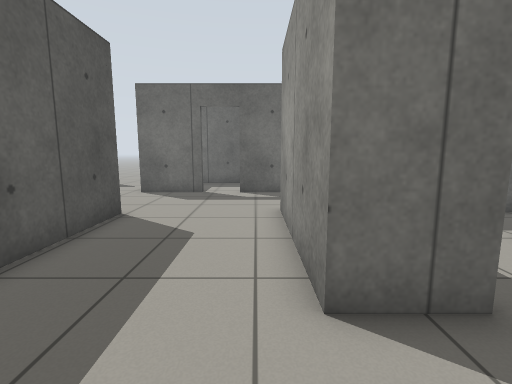
[1] (above)

24 first-person views from a walk through a world built for the Gazebo simulator. The camera is 0.94 m above the floor, tilts 8° down and sees 85° across. The floor is counted in squares, 0.5 m on a side. Each view is taken from the middle of a square. On the plan, view 1 faces up. The plan holds only what a view shows up to about 16 squares ahead; the rest is blank.

[2]
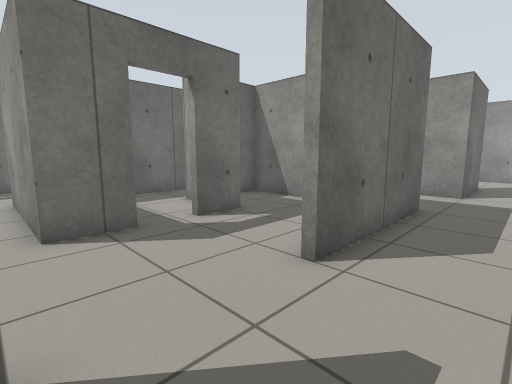

[3]
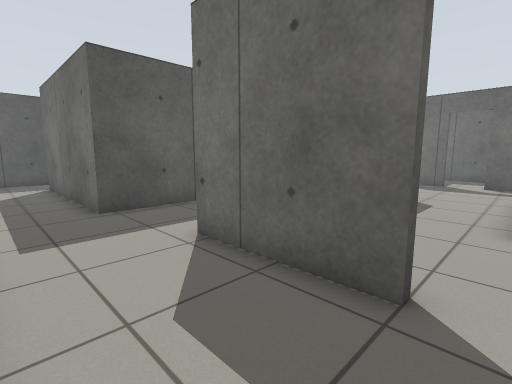

[4]
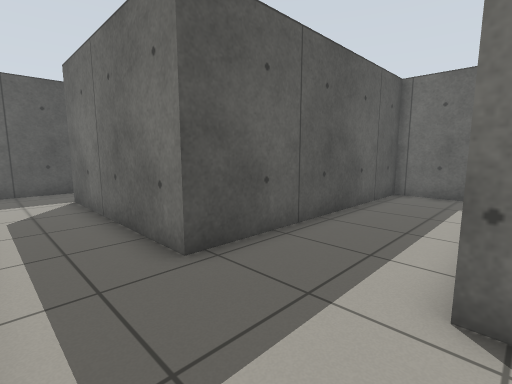

[5]
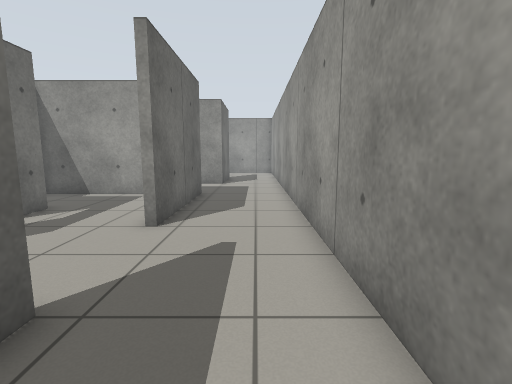

[6]
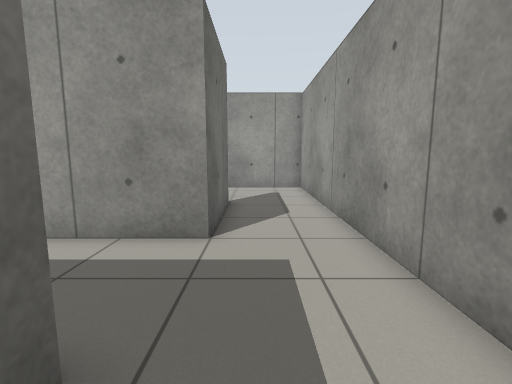

[7]
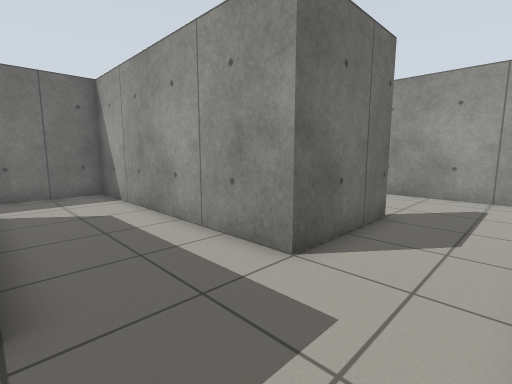

[8]
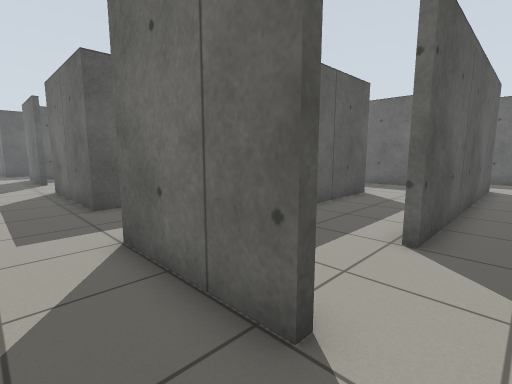

[9]
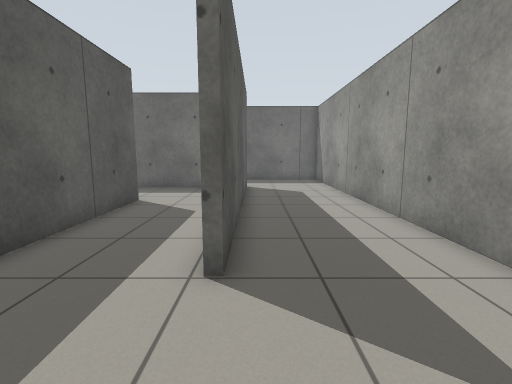

[10]
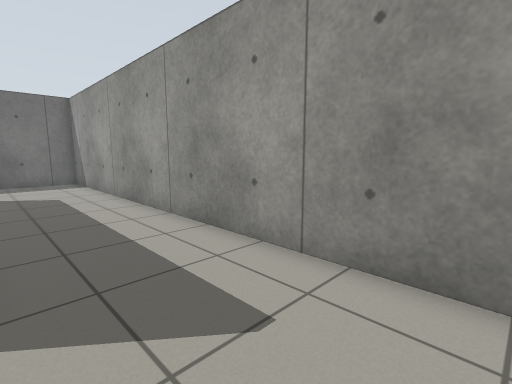

[11]
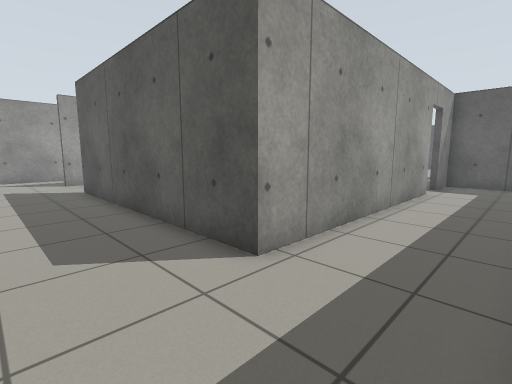

[12]
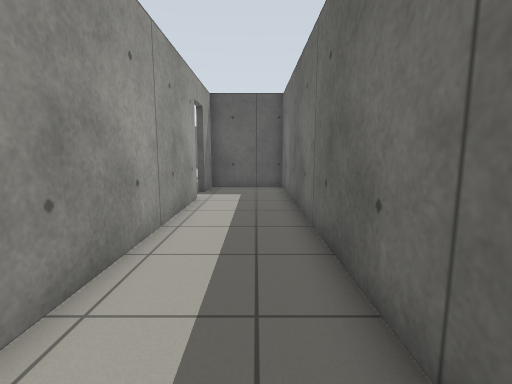

[13]
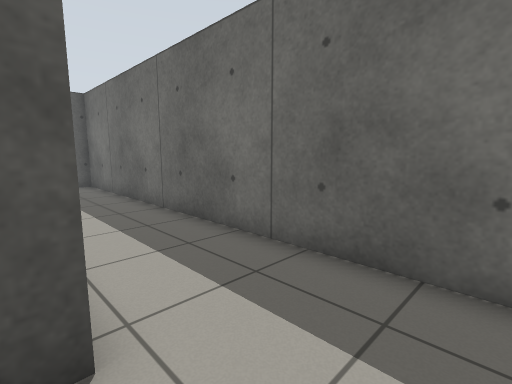

[14]
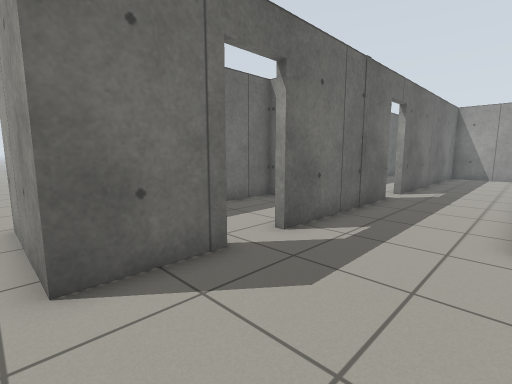

[15]
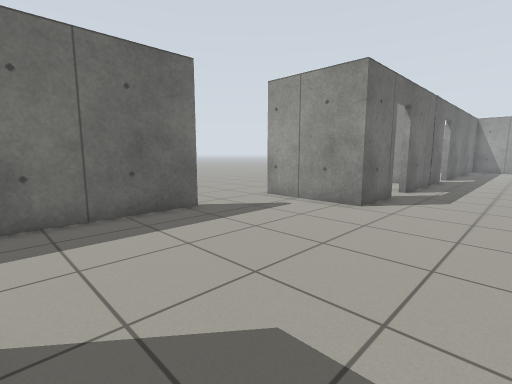

[16]
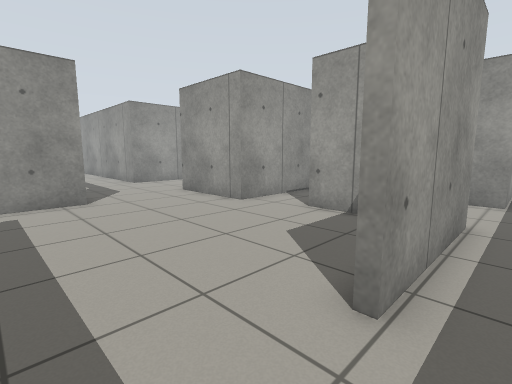

[17]
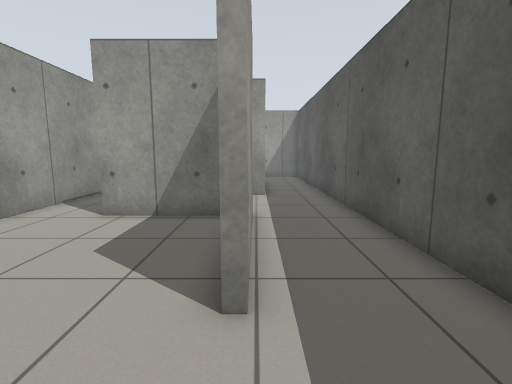

[18]
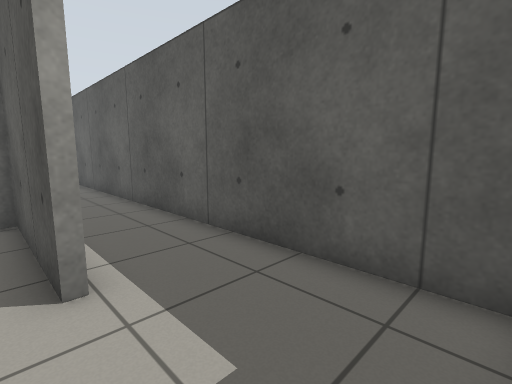

[19]
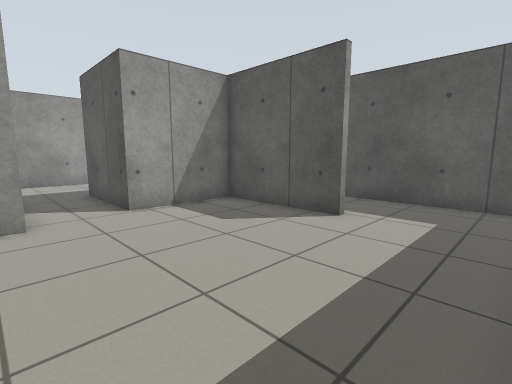

[20]
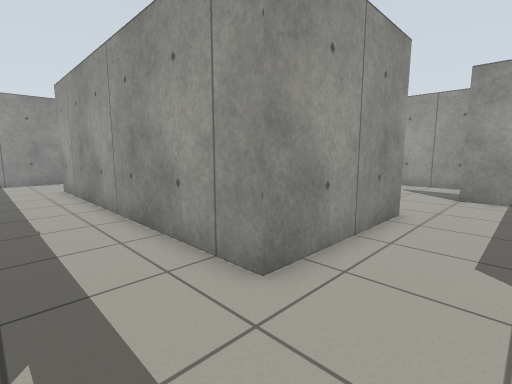

[21]
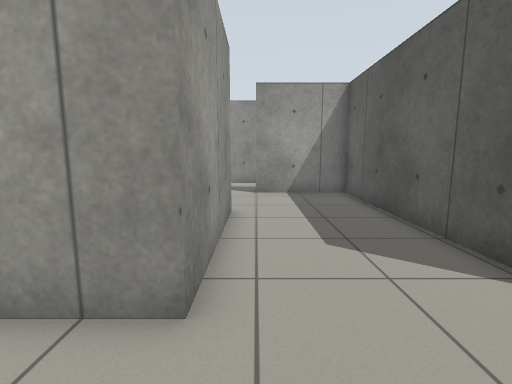

[22]
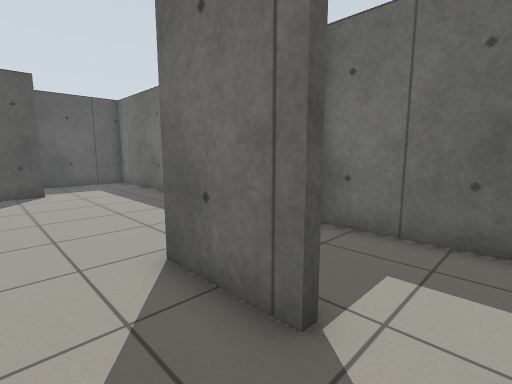

[23]
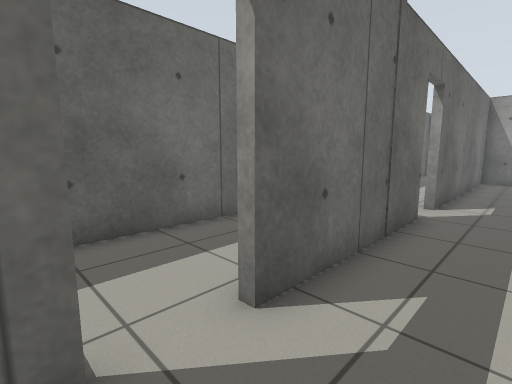

[24]
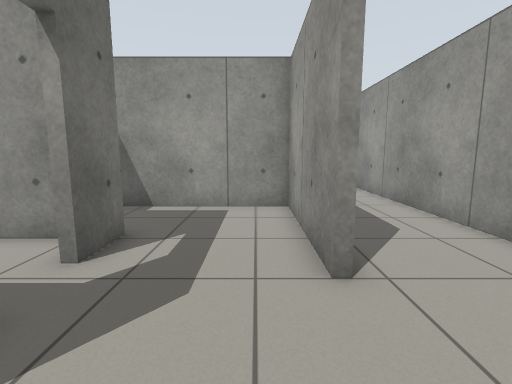

### Floor plan
Points are (right, up) in squares from view 1. A wall is a line through its corners. A room is listed if a view was taken in it or the views show most of it. See-through windows are left out.
Room 1 (views 1, 20, 21, 22, 23, 24)
walls: (5.9, 13.2) (-0.8, 13.2); (2.9, 3) (0.8, 3) (0.8, 9) (14.3, 9) (14.3, 2.9); (-2.5, 13.2) (-5.5, 13.2); (-5.5, 8.5) (-4.2, 8.5) (-4.2, -1.2) (0, -1.2); (18.2, 9) (18.2, 13); (17.9, 13.2) (7.6, 13.2); (18.5, 2.1) (18.1, 2.1); (17.6, -1.6) (18.5, -1.6)
ways out: opening at (2.5, -1) to room 2; opening at (18, 0.5) to room 3; open door at (6.7, 13.3) to room 3; opening at (-4.5, 10.5) to room 4; open door at (-1.7, 13.3) to room 6; opening at (5.5, 1) to room 8; open door at (3.5, 3)
Room 2 (views 2, 3, 4, 5, 6, 7, 8, 9, 10)
walls: (0.1, -1.4) (-4.5, -1.4); (-1.6, -5.5) (23.2, -5.5) (23.2, -1.5); (10, -0.5) (10, -1.4) (4, -1.4); (8.2, 8.7) (5, 8.7); (-5.8, 8.3) (-8.4, 8.3) (-8.4, -2.4) (-16.5, -2.4); (18.6, -1.9) (14, -1.9) (14, 8.7) (10.5, 8.7); (-19.2, 4.5) (-19.2, -4.5)
low walls: (-16.4, 1.4) (-16.4, 3.5)
ways out: opening at (2.5, -1) to room 1; opening at (20.5, -2) to room 3; opening at (-17.5, 4) to room 5; opening at (6, 7.5)
Room 3 (views 11, 12, 13)
walls: (22.8, 17.5) (3.6, 17.5) (3.6, 13.6) (5.8, 13.6); (7.6, 13.6) (18.5, 13.6) (18.5, 2.1); (23.2, -1.5) (23.2, 16.9)
ways out: opening at (18, 0.5) to room 1; open door at (6.7, 13.3) to room 1; opening at (20.5, -2) to room 2
Room 4 (views 14, 15, 18, 19)
walls: (-15.6, 13) (-15.6, 7.8) (-11.4, 7.8); (-9.4, 17.5) (-15.6, 17.5); (-8.7, 8.5) (-5.5, 8.5); (-5.5, 13.2) (-5.5, 17.7)
ways out: opening at (-4.5, 10.5) to room 1; opening at (-16, 15) to room 5; opening at (-9.5, 7.5) to room 7; opening at (-7.5, 18)
Room 5 (views 16, 17)
walls: (-15.9, 7.4) (-15.9, 13) (-15.6, 13); (-16.4, 3.5) (-15.4, 3.5); (-19.2, 17) (-19.2, 4.5); (-15.6, 17.5) (-17.8, 17.5)
ways out: opening at (-17.5, 4) to room 2; opening at (-16, 15) to room 4
Room 6 (no view inside)
walls: (3.3, 17) (3.3, 17.5) (-5, 17.5)
ways out: open door at (-1.7, 13.3) to room 1
Room 7 (no view inside)
walls: (-8.7, 2.9) (-8.7, 8.5); (-12.1, -2.1) (-9.5, -2.1); (-11.4, 7.8) (-11.4, 3.3)
ways out: opening at (-9.5, 7.5) to room 4
Room 8 (no view inside)
walls: (6.4, 3) (4.5, 3); (4, -1.2) (9.7, -1.2) (9.7, 5.7) (8.6, 5.7)
ways out: opening at (5.5, 1) to room 1

Positions as (right, up) in squares from view 1, and headings:
1: (0, 0), facing up
2: (0, -4), facing up-right
3: (1, -5), facing up-left
4: (-4, -5), facing up-left
5: (-3, -4), facing right
6: (8, -3), facing right
7: (10, -5), facing up-right
8: (20, -4), facing up-left
9: (19, -2), facing up
10: (19, -2), facing up-right
11: (22, 17), facing down-left
12: (19, 16), facing left
13: (21, 13), facing up-left
14: (-6, 9), facing up-right
15: (-15, 9), facing up-right
16: (-17, 16), facing down-right
17: (-16, 16), facing down
18: (-15, 17), facing down-left
19: (-8, 17), facing down-left
20: (-2, 12), facing down-right
21: (0, 12), facing down
22: (-1, 11), facing up-left
23: (-3, 11), facing up-right
24: (0, 0), facing right
